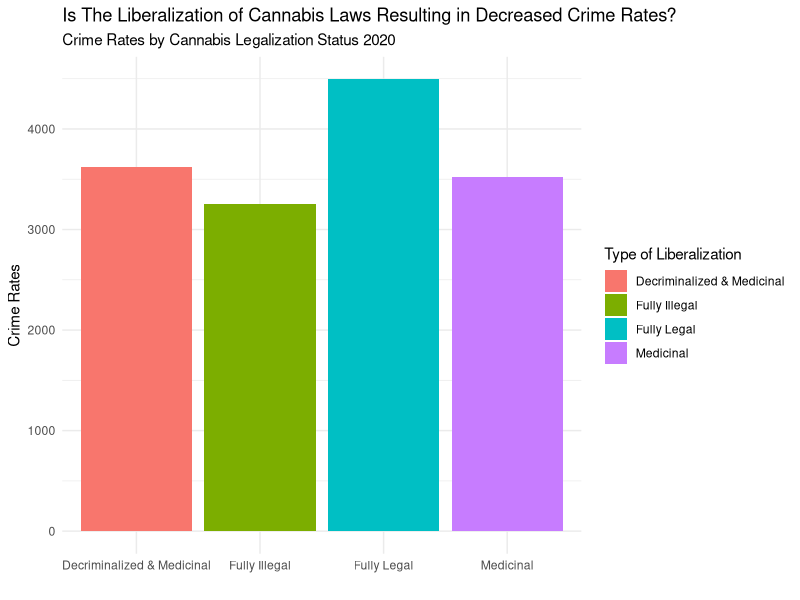
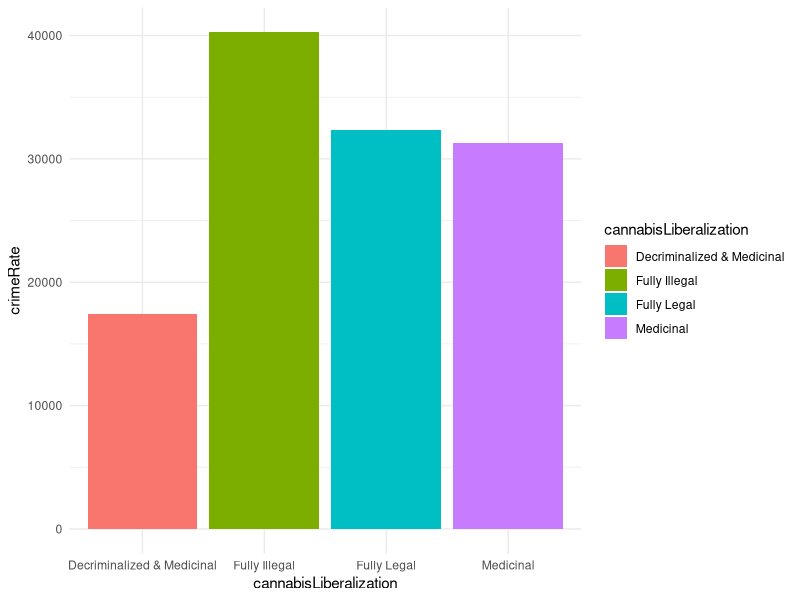
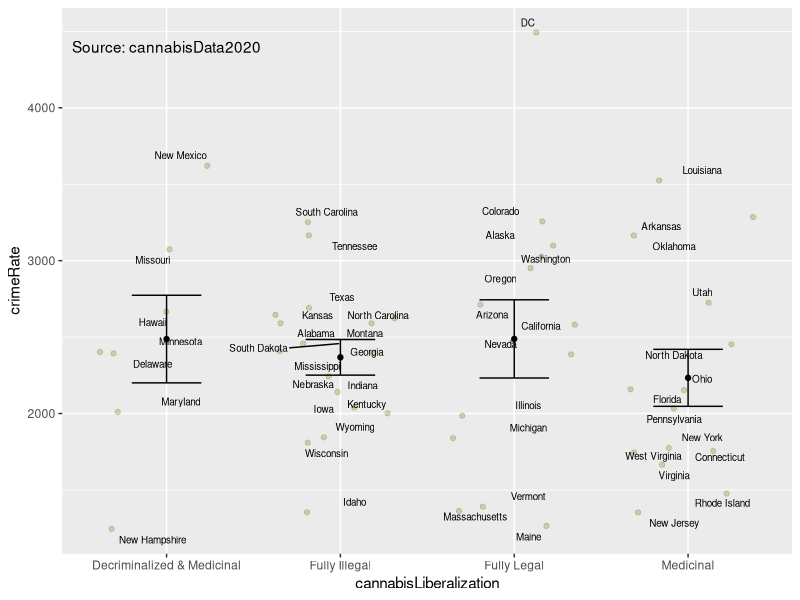
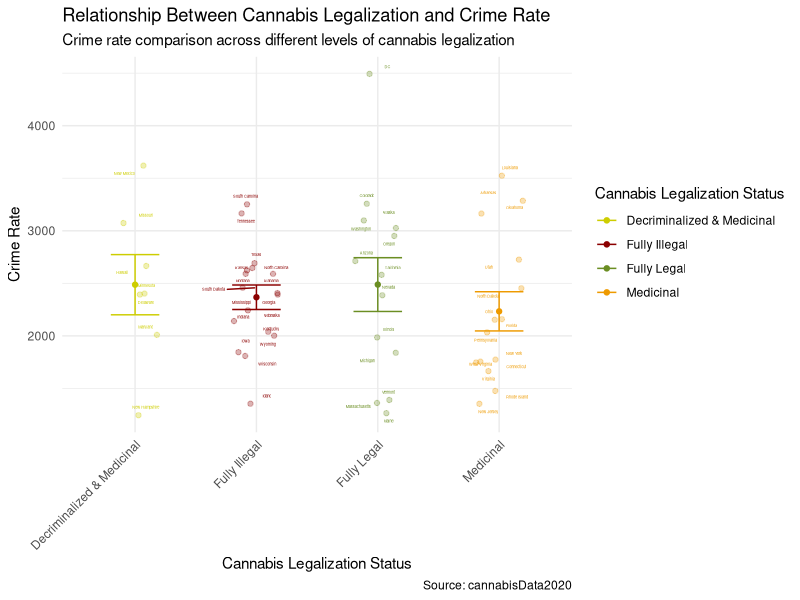
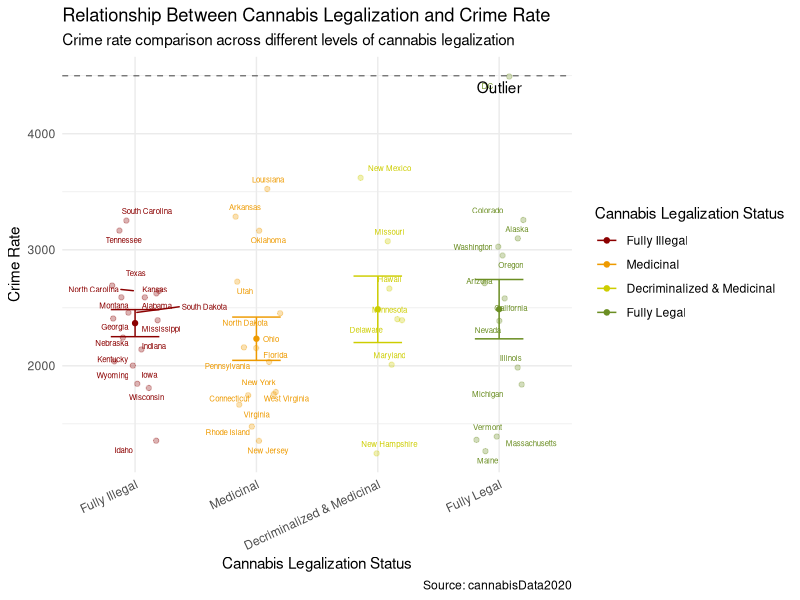
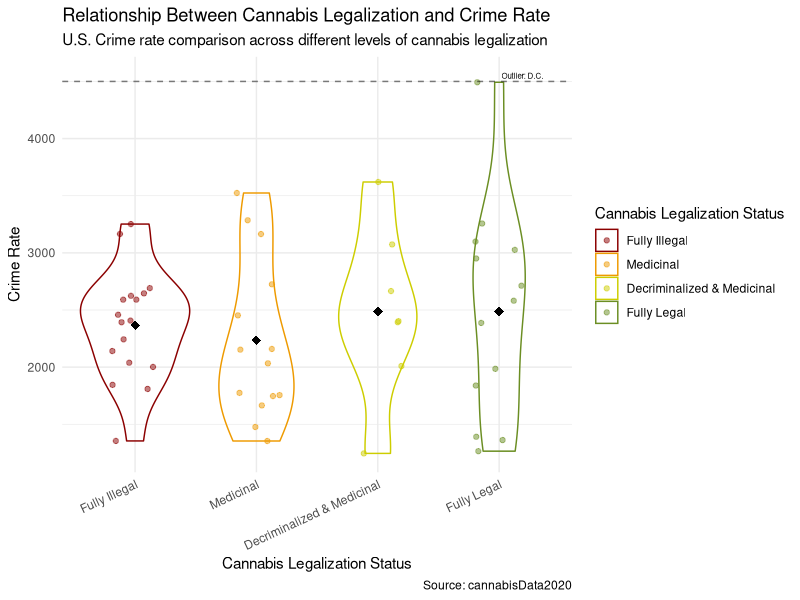

The R script that drew these images, in order:
## ---- chunk 1
cannabisDataset <- read.csv("cannabisDataset.csv",
                        header = TRUE)
head(cannabisDataset)
## ---- chunk 2
library(dplyr)
library(stringr)

cannabisDataset <- cannabisDataset %>%
  mutate_all(str_squish)

cannabisDataset <- cannabisDataset %>%
 mutate_all(~ifelse(tolower(.) %in% c("yes", "Yes"), 1, ifelse(tolower(.) %in% c("no", "No"), 0, .)))
## ---- chunk 3
cannabisDataset <- cannabisDataset %>%
  group_by(States, year) %>%
  mutate(
    cannabisLiberalization = case_when( 
      decriminalizedMarijuana == 1 & legalizedMedicinalMarijuana == 0 & legalizedRecreationalMarijuana == 0 ~ "Decriminalized",
      decriminalizedMarijuana == 0 & legalizedMedicinalMarijuana == 1 & legalizedRecreationalMarijuana == 0 ~ "Medicinal",
      decriminalizedMarijuana == 0 & legalizedMedicinalMarijuana == 0 & legalizedRecreationalMarijuana == 1 ~ "Recreational",
      decriminalizedMarijuana == 1 & legalizedMedicinalMarijuana == 1 & legalizedRecreationalMarijuana == 1 ~ "Fully Legal",
      decriminalizedMarijuana == 0 & legalizedMedicinalMarijuana== 0 & legalizedRecreationalMarijuana == 0 ~ "Fully Illegal",
      decriminalizedMarijuana == 1 & legalizedMedicinalMarijuana == 0 & legalizedRecreationalMarijuana == 1 ~ "Recreational & Decriminalized",
      decriminalizedMarijuana == 1 & legalizedMedicinalMarijuana == 1 & legalizedRecreationalMarijuana == 0 ~ "Decriminalized & Medicinal",
      decriminalizedMarijuana == 0 & legalizedMedicinalMarijuana == 1 & legalizedRecreationalMarijuana == 1 ~ "Medicinal & Recreational",
      TRUE ~ "None"
    )
  ) %>%

  select(-decriminalizedMarijuana, -legalizedMedicinalMarijuana, -legalizedRecreationalMarijuana)

head(cannabisDataset)
## ---- chunk 4
cannabisDataset$crimeRate <- as.numeric(as.character(cannabisDataset$crimeRate))

cannabisDataset$recidivismRate <- as.numeric(as.character(cannabisDataset$recidivismRate))

cannabisDataset$population <- as.numeric(as.character(cannabisDataset$population))

cannabisDataset$alcoholism <- as.numeric(as.character(cannabisDataset$alcoholism))

cannabisDataset$unemploymentRate <- as.numeric(as.character(cannabisDataset$unemploymentRate))

cannabisDataset$medianHouseholdIncome <- as.numeric(as.character(cannabisDataset$medianHouseholdIncome))
## ---- chunk 5
cannabisData2020 <- subset(cannabisDataset, year == 2020)
## ---- chunk 6
library(ggplot2)
base2=ggplot(data=cannabisData2020,
             aes(x=cannabisLiberalization, y=crimeRate, 
                 fill=cannabisLiberalization)) + theme_minimal()
barDodge2= base2 +  geom_bar(stat="identity",
                            position ='dodge') 
barDodge2 + labs(title = "Is The Liberalization of Cannabis Laws Resulting in Decreased Crime Rates?",
                 subtitle = "Crime Rates by Cannabis Legalization Status 2020",
                 x="",
                 y="Crime Rates",
                 fill="Type of Liberalization")
## ---- chunk 7
barStacked1 = base2 + geom_bar(stat = "identity",
                              position = 'stack')#default
barStacked1
## ---- chunk 8
library(ggrepel)
baseMEANs= ggplot(cannabisData2020, aes(x=cannabisLiberalization,
                      y=crimeRate)) 
jitterMEANs= baseMEANs + geom_jitter(colour="olivedrab",
                             alpha=0.3 #transparency
                             )
jitterMEANs=jitterMEANs + geom_point(stat="summary") +
             geom_errorbar(stat="summary",width=.4)

jitterMEANs = jitterMEANs + geom_text_repel(aes(label=States),size=2.5) + 
  annotate("text", x = 1, y = 4400, label = "Source: cannabisData2020")
jitterMEANs 
## ---- chunk 9
baseMEANs <- ggplot(cannabisData2020, aes(x = cannabisLiberalization, y = crimeRate, color = cannabisLiberalization)) +
  geom_jitter(alpha = 0.3, width = 0.2) +
  geom_point(stat = "summary") +
  geom_errorbar(stat = "summary", width = 0.4) +
  geom_text_repel(aes(label = States), size = 1, max.overlaps = 20) + 
  labs(title = "Relationship Between Cannabis Legalization and Crime Rate",
       subtitle = "Crime rate comparison across different levels of cannabis legalization",
       x = "Cannabis Legalization Status",
       y = "Crime Rate",
       caption = "Source: cannabisData2020") +
  scale_color_manual(name = "Cannabis Legalization Status",
                     values = c("Decriminalized & Medicinal" = "yellow3", 
                                "Fully Legal" = "olivedrab", 
                                "Medicinal" = "orange2", 
                                "Fully Illegal" = "red4")) +
  theme_minimal() +
  theme(axis.text.x = element_text(angle = 45, hjust = 1),
        legend.position = "right")

baseMEANs
## ---- chunk 10
cannabisData2020$cannabisLiberalization <- factor(cannabisData2020$cannabisLiberalization, 
                                                  levels = c("Fully Illegal", "Medicinal", "Decriminalized & Medicinal", "Fully Legal"))

bivariatePlot <- ggplot(cannabisData2020, aes(x = cannabisLiberalization, y = crimeRate, color = cannabisLiberalization)) +
  geom_jitter(alpha = 0.3, width = 0.2) +
  geom_point(stat = "summary") +
  geom_errorbar(stat = "summary", width = 0.4) +
  geom_text_repel(aes(label = States), size = 2, max.overlaps = 20) +
  labs(title = "Relationship Between Cannabis Legalization and Crime Rate",
       subtitle = "Crime rate comparison across different levels of cannabis legalization",
       x = "Cannabis Legalization Status",
       y = "Crime Rate",
       caption = "Source: cannabisData2020") +
   geom_hline(yintercept = 4500,
             linetype = "dashed",
             linewidth = 0.5,
             alpha = 0.5) +
  scale_color_manual(name = "Cannabis Legalization Status",
                     values = c("Decriminalized & Medicinal" = "yellow3", 
                                "Fully Legal" = "olivedrab", 
                                "Medicinal" = "orange2", 
                                "Fully Illegal" = "red4")) +
  annotate("text", x = 4, y = 4400, label = "Outlier") +
  theme_minimal() +
  theme(axis.text.x = element_text(angle = 25, hjust = 1),
        legend.position = "right")

bivariatePlot


## ---- chunk 11
library(ggplot2)
library(ggrepel)

cannabisData2020$cannabisLiberalization <- factor(cannabisData2020$cannabisLiberalization, 
                                                  levels = c("Fully Illegal", "Medicinal", "Decriminalized & Medicinal", "Fully Legal"))


bivariatePlotFinal <- ggplot(cannabisData2020, aes(x = cannabisLiberalization, y = crimeRate, color = cannabisLiberalization)) +
  geom_violin(alpha = 0.3, fill = NA) +
  geom_jitter(alpha = 0.5, width = 0.2) +
  stat_summary(fun = mean, geom = "point", size = 3, shape = 18, color = "black") +
  labs(title = "Relationship Between Cannabis Legalization and Crime Rate",
       subtitle = "U.S. Crime rate comparison across different levels of cannabis legalization",
       x = "Cannabis Legalization Status",
       y = "Crime Rate",
       caption = "Source: cannabisData2020") +
  geom_hline(yintercept = 4500, linetype = "dashed", color = "black", linewidth = 0.5, alpha = 0.5) +
  scale_color_manual(name = "Cannabis Legalization Status",
                     values = c("Fully Illegal" = "red4", 
                                "Medicinal" = "orange2", 
                                "Decriminalized & Medicinal" = "yellow3", 
                                "Fully Legal" = "olivedrab")) +
  annotate("text", x = 4.02, y = 4550, label = "Outlier: D.C.", size = 2, color = "black", hjust = 0) +
  theme_minimal() +
  theme(axis.text.x = element_text(angle = 25, hjust = 1),
        legend.position = "right")

print(bivariatePlotFinal)
## ---- chunk 12
saveRDS(bivariatePlotFinal, file = "bivariatePlotFinal.RDS")
